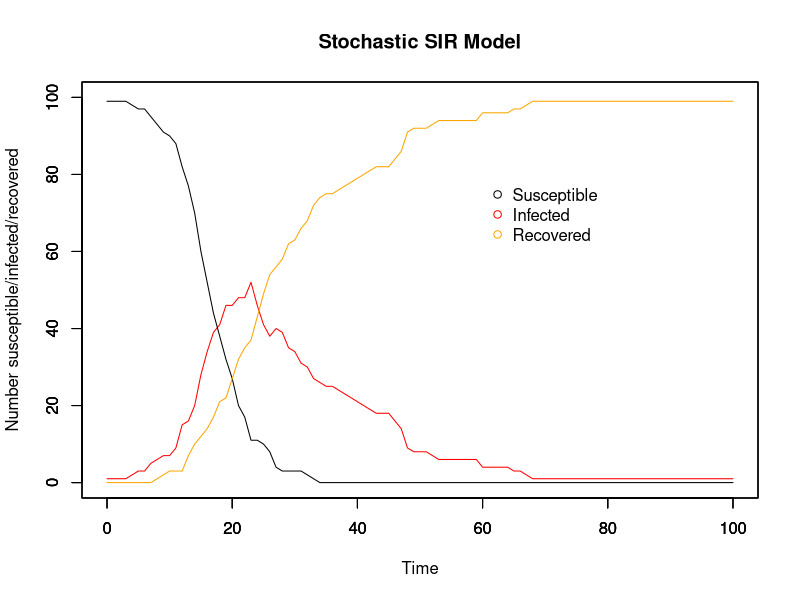
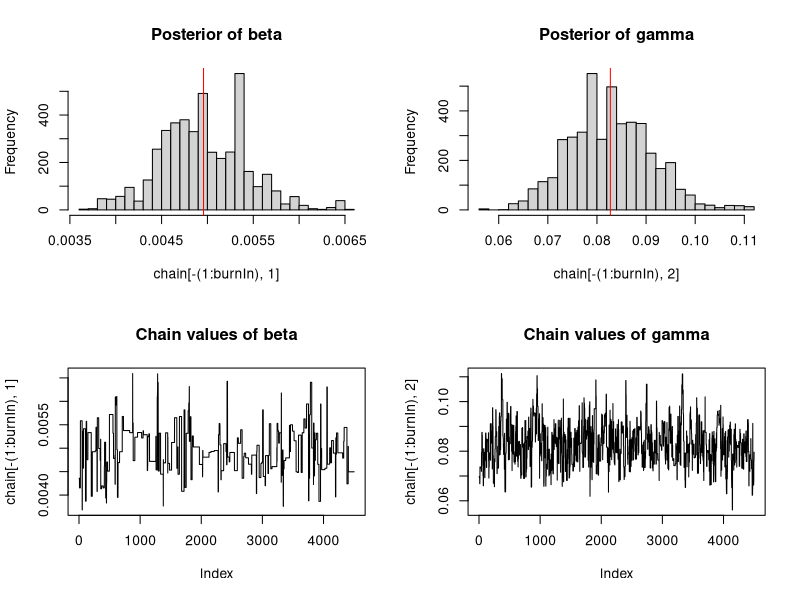
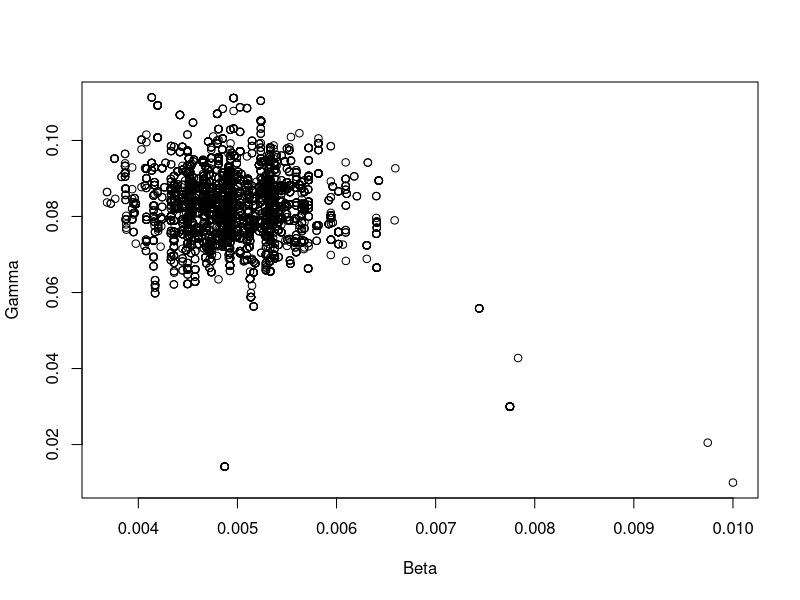

The R source for these figures, in order:
# MCMC estimating stochastic processes
# 3 unknonws: beta, gamma, and the time of infection for each individual
# 17/11/17

##########################
## Input values for SIR ##
##########################

# Time
timestep <- 1
times <- seq(0, 100, by = timestep)

# Initial population: N-1 susceptible, 1 infectious, 0 recovered
init.values = c(
  S = 100-1,
  I = 1,
  R = 0
)
N = sum(init.values)

# Beta & gammma
beta <- 5e-3
gamma <- 8e-2

###############
## The model ##
###############

# Array for holding collective disease status information for whole period of time
data <- array(0, dim =c(length(times), length(init.values)+3))
data[,1] <- times # make first column the timesteps to make plotting easier later on

#set.seed(22) # other good ones: 7, 14, 22, 30

# For loops for calculating the numbers susceptible, infected, and recovered at each timepoint
for (time in times){
  if (time == 0){ # Set up the number of S/I/R at time 0
    data[1,2] <- init.values["S"] # number of susceptibles at time 0
    data[1,3] <- init.values["I"] # number of infecteds at time 0
    data[1,4] <- init.values["R"] # number of recovereds at time 0
    data[1,5] <- init.values["I"] # number newly infected at time 0
    data[1,6] <- init.values["R"] # number newly recovered at time 0
    
  } else{
    whole_time <- 1/timestep * time # makes time into the whole number that it corresponds to in the array
    #inf <- rbinom(1, size = data[whole_time,2], prob = foi_t) # number who become infected in this timestep
    #rec <- rbinom(1, size = data[whole_time,3], prob = r_t)# number who become recovered in this timestep
    
    inf <- rbinom(1, size = data[whole_time,2], (1-(exp(-beta*data[whole_time,3]*timestep)))) # number who become infected in this timestep
    rec <- rbinom(1, size = data[whole_time,3], (1-(exp(-gamma*timestep)))) # number who become recovered in this timestep
    
    data[whole_time+1,2] <- data[whole_time,2] - inf # number of susceptibles at other times
    
    data[whole_time+1,3] <- data[whole_time,3]  + inf - rec # number of infecteds at other times
    
    data[whole_time+1,4] <- data[whole_time,4] + rec # number of recovereds at other times
    
    data[whole_time+1,5] <- data[whole_time+1,3] - data[whole_time,3] + data[whole_time+1,4] - data[whole_time,4] # number of newly infected
    
    data[whole_time+1,6] <- data[whole_time+1,4] - data[whole_time,4] # number of newly recovered
  }
}

###############
## SIR plots ##
###############

run_stoch <- data.frame(data) # make array into a dataframe
colnames(run_stoch) <- c("time","S", "I", "R", "new_I", "new_R")

par(mfrow = c(1,1))

# Plot for SIR model
plot(x = run_stoch$time, y = run_stoch$I, type = "line", col = "red", ylim = c(0,N),
     xlab = "Time", ylab = "Number susceptible/infected/recovered", main = "Stochastic SIR Model")
par(new=T)
plot(x = run_stoch$time, y = run_stoch$S, type = "line", ylim = c(0,N), ylab = "", xlab = "") # add susceptible line
par(new=T)
plot(x = run_stoch$time, y = run_stoch$R, type = "line", col = "orange", ylim = c(0,N), ylab = "", xlab = "") # recovered

# Add legend
legend(60, 0.8*N, c("Susceptible", "Infected", "Recovered"), pch = 1, col = c("black", "red", "orange"), bty = "n")

# Plot for newly infected and newly recovered
# plot(x = run_stoch$time, y = run_stoch$new_I, type = "line", col = "red", ylim = c(0,max(run_stoch$new_I)),
#      xlab = "Time", ylab = "Number newly infected/recovered", main = "New infections/recoveries")
# par(new=T)
# plot(x = run_stoch$time, y = run_stoch$new_R, type = "line", col = "orange", ylim = c(0,max(run_stoch$new_I)), ylab = "", xlab = "") # add susceptible line

##################################
## Likelihood, prior, posterior ##
##################################

# Likelihood distribution
likelihood <- function(param){
  beta = as.numeric(param[1])
  gamma = as.numeric(param[2])
  total = array(0, dim = (c(nrow(run_stoch))))
  
  for (i in 1:nrow(run_stoch)){
    betalikelihood = dbinom(run_stoch$new_I[i+1], run_stoch$S[i], (1-(exp(-beta*run_stoch$I[i]*timestep))), log = T)
    gammalikelihood = dbinom(run_stoch$new_R[i+1], run_stoch$I[i], (1-(exp(-gamma*timestep))), log = T)
    total[i] = betalikelihood + gammalikelihood
  }
  return(sum(total, na.rm = T))
}

# Prior distribution
prior <- function(param){
  beta = as.numeric(param[1])
  gamma = as.numeric(param[2])
  betaprior = dunif(beta, min = 0, max = 100, log = T)
  gammaprior = dunif(gamma, min = 0, max = 100, log = T)
  return(betaprior + gammaprior)
}

# Posterior distribution
posterior <- function(param){
  return (likelihood(param) + prior(param))
}

proposalfunction <- function(param){ 
  
  beta_prop = rnorm(1, mean = param[1], sd = 0.01)
  gamma_prop = rnorm(1, mean = param[2], sd = 0.01)
  return(c(beta_prop, gamma_prop))
}

run_metropolis_MCMC <- function(startvalue, iterations){
  chain = array(dim = c(iterations+1,2))
  chain[1,] = startvalue
  for (i in 1:iterations){
    proposal = proposalfunction(chain[i,])
    
    if (proposal[1] < 0.0 & proposal[2] < 0.0 ){
      chain[i+1,] = chain[i,]
      
    } else if (proposal[1] < 0.0 & proposal[2] >= 0.0){
      proposal[1] = chain[i,1]
      probab = posterior(proposal) - posterior(chain[i,])
      if (log(runif(1)) < probab){
        chain[i+1,] = proposal
      }else{
        chain[i+1,] = chain[i,]
      }
      
    } else if (proposal[1] >= 0.0 & proposal[2] < 0.0){
      proposal[2] = chain[i,2]
      probab = posterior(proposal) - posterior(chain[i,])
      if (log(runif(1)) < probab){
        chain[i+1,] = proposal
      }else{
        chain[i+1,] = chain[i,]
      }
      
    } else{
      probab = posterior(proposal) - posterior(chain[i,])
      if (log(runif(1)) < probab){
        chain[i+1,] = proposal
      }else{
        chain[i+1,] = chain[i,]
      }
    }
  }
  return(chain)
}

# Where to start the chain
startvalue <- c(0.01,0.01)

# Number of runs
iterations = 5000
#set.seed(4)
chain <- run_metropolis_MCMC(startvalue, iterations)

# The beginning of the chain is biased towards the starting point, so take them out
# normally burnin is 10%-50% of the runs
burnIn = 0.1*iterations
acceptance <- 1-mean(duplicated(chain[-(1:burnIn),]))

################
## MCMC Plots ##
################

par(mfrow = c(2,2))

hist(chain[-(1:burnIn),1],nclass=30, main="Posterior of beta")
abline(v = mean(chain[-(1:burnIn),1]), col = "red")

hist(chain[-(1:burnIn),2],nclass=30, main="Posterior of gamma")
abline(v = mean(chain[-(1:burnIn),2]), col = "red")

plot(chain[-(1:burnIn),1], type = "l", main = "Chain values of beta")

plot(chain[-(1:burnIn),2], type = "l", main = "Chain values of gamma")

# Plot beta vs. gamma
par(mfrow = c(1,1))
plot(x = chain[,1], y = chain[,2], xlab = "Beta", ylab = "Gamma")

########################################################################################################################

########################################################################################################################